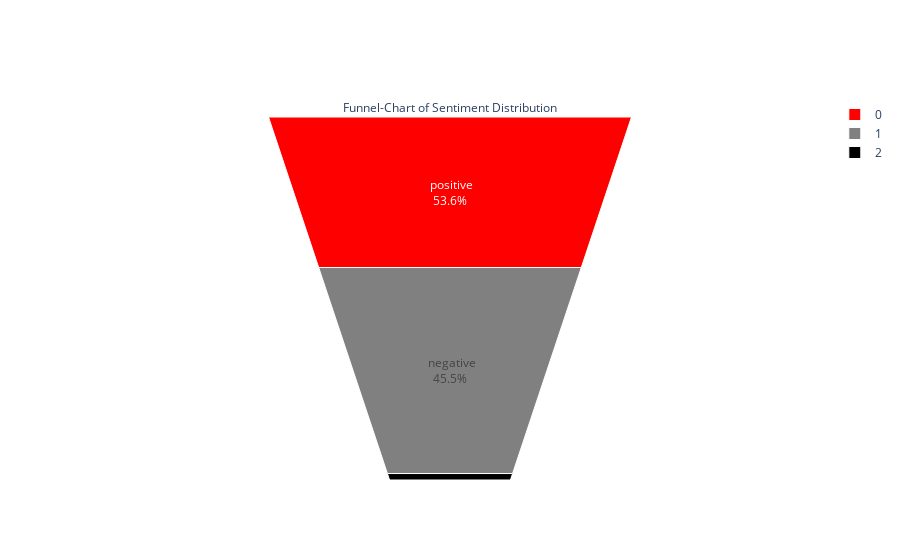

Source (notebook cell):
### Code cell
fig = go.Figure(go.Funnelarea(
    text =dfsentchart.sentiment,
    values = dfsentchart.text,
    title = {"position": "top center", "text": "Funnel-Chart of Sentiment Distribution"},
     marker = {"colors": ["red", "grey", "black"]}
    ))
fig.show()

### Figure 1 — Plotly figure (JSON) as saved in the notebook; plotly's stock layout.template omitted (floating-point values rounded to 4 significant figures)
{"data": [{"marker": {"colors": ["red", "grey", "black"]}, "text": [" positive", " negative", " neutral"], "title": {"position": "top center", "text": "Funnel-Chart of Sentiment Distribution"}, "type": "funnelarea", "values": [26801, 22741, 454]}], "layout": {}}
